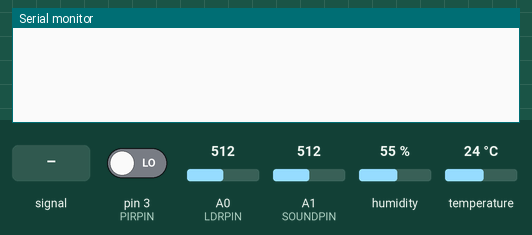
The sketch below on a simulated Arduino Uno, built with avr-gcc and run on an emulated ATmega328P. On the bench: the last lines printed to the serial monitor. The inputs (shaded band) are chosen by the test bench; at power-on: humidity 55 %, A0 (LDRPIN) = 512, A1 (SOUNDPIN) = 512, pin 3 (PIRPIN) LOW, temperature 24 °C.

Above: at 1.2 s.
1.3 s: A1 (SOUNDPIN) fed a 200 Hz sine of ±81 counts around its level
At 2.3 s:
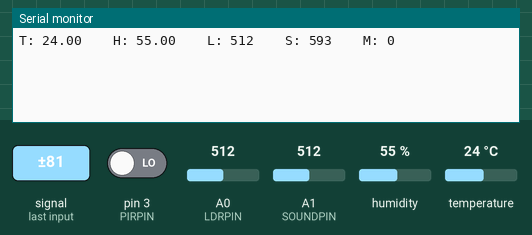
5.5 s: A0 (LDRPIN) fed a 200 Hz sine of ±81 counts around its level
At 6.5 s:
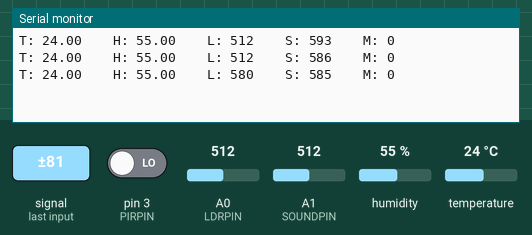
7.0 s: humidity set to 22 %
At 8.4 s:
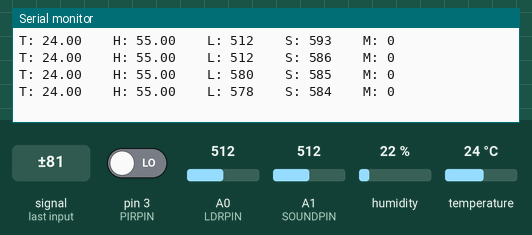
8.5 s: A0 (LDRPIN) set to 716
10.0 s: A1 (SOUNDPIN) set to 716
At 10.8 s:
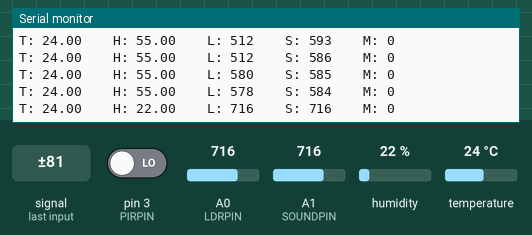
11.5 s: pin 3 (PIRPIN) driven HIGH
At 13.5 s:
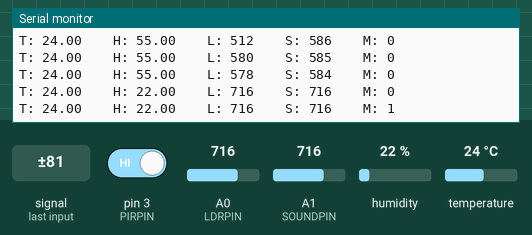
Timing chart, 0 to 14.0 s (numbered marks = the images above; inputs shaded):
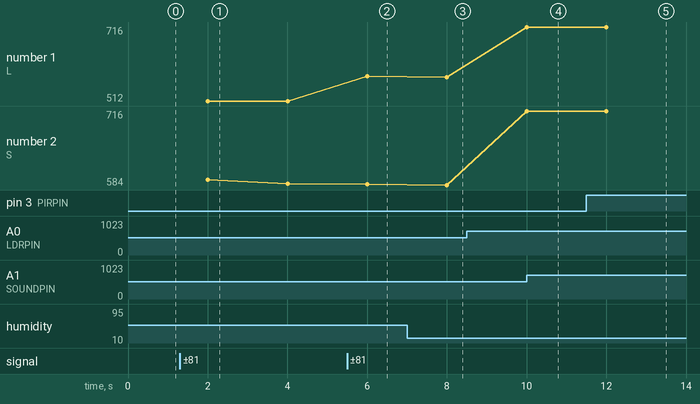

The sketch:

sensor_controller.ino
```cpp
#include <DHT.h>
#include <String.h>

#define DHTPIN 2      // Pin a cui è collegato il DHT11
#define DHTTYPE DHT11 // Tipo di sensore
#define LDRPIN A0     // Pin a cui è collegata la fotoresistenza
#define SOUNDPIN A1   // Pin a cui è collegato il sensore di suono
#define PIRPIN 3      // Pin digitale a cui è collegato il sensore PIR

DHT dht(DHTPIN, DHTTYPE); // Inizializza il sensore DHT11

unsigned long lastPrintTime = 0;     // Tiene traccia dell'ultima volta che i dati sono stati stampati
const unsigned long interval = 2000; // Intervallo di stampa (2 secondi)

float umidita = 0;
float temperatura = 0;
int ldrValue = 0;
int soundValue = 0;
int pirValue = 0;

void setup()
{
    Serial.begin(9600);     // Avvia la comunicazione seriale
    dht.begin();            // Inizializza il sensore DHT11
    pinMode(PIRPIN, INPUT); // Imposta il pin del PIR come input
}

void loop()
{
    // Letture continue dei sensori
    umidita = dht.readHumidity();
    temperatura = dht.readTemperature();
    ldrValue = analogRead(LDRPIN);
    soundValue = analogRead(SOUNDPIN);
    pirValue = digitalRead(PIRPIN);

    // Controlla se è tempo di stampare i dati
    if (millis() - lastPrintTime >= interval)
    {
        lastPrintTime = millis(); // Aggiorna il tempo dell'ultima stampa

        // Controlla se ci sono errori durante la lettura del DHT11
        if (isnan(umidita) || isnan(temperatura))
        {
            Serial.println("Errore nella lettura del sensore DHT11");
        }
        else
        {
            // Crea una stringa con tutti i valori
            String output = "T: " + String(temperatura) + "    ";
            output += "H: " + String(umidita) + "    ";
            output += "L: " + String(ldrValue) + "    ";
            output += "S: " + String(soundValue) + "    ";
            output += "M: " + String(pirValue);

            // Stampa la stringa sulla seriale
            Serial.println(output);
        }
    }
}
```

Measured:
- after the input at 1.3 s, the serial monitor: prints a new line after 0.70 s (image 1)
- after the input at 5.5 s, the serial monitor: prints a new line after 0.50 s (image 2)
- after the input at 10.0 s, the serial monitor: prints a new line at once (image 4)
- after the input at 11.5 s, the serial monitor: prints a new line after 0.50 s (image 5)
- plotted number 1: 512 → 580 after the input at 5.5 s
